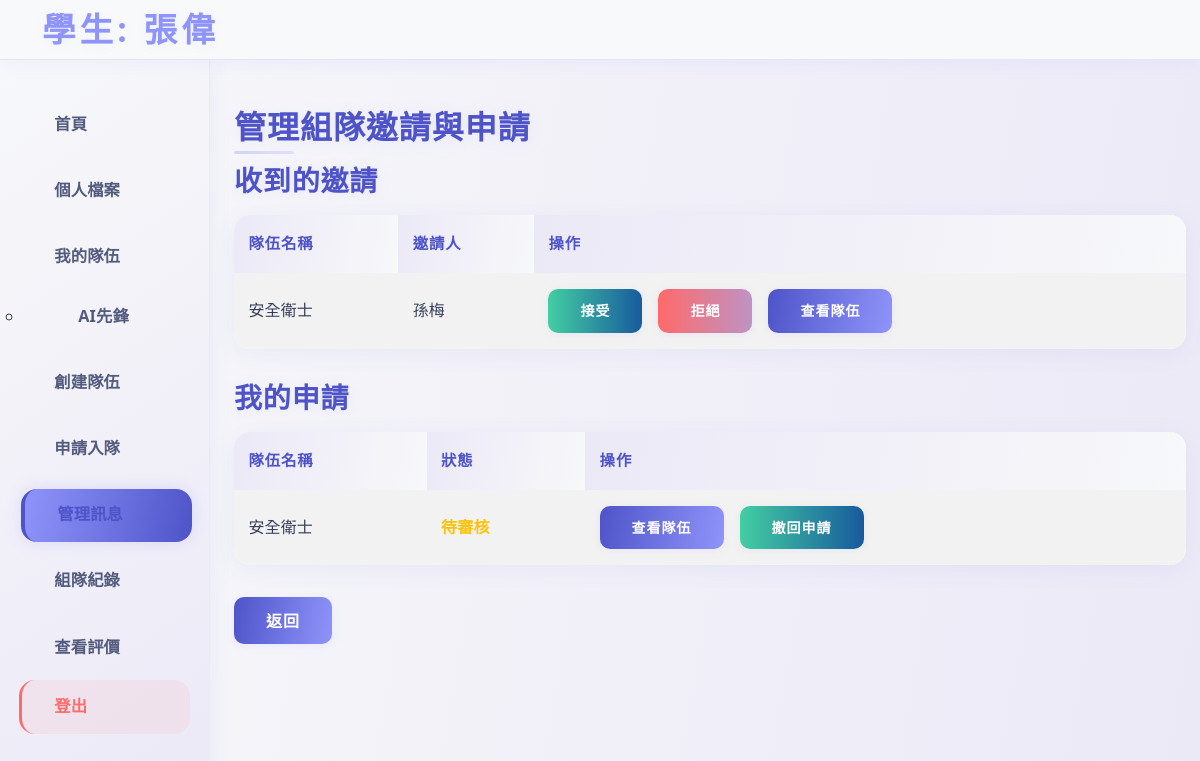
Screenshot of /manage_invitations.php (signed in) with the database file from the repository.
### tables this page shows
CREATE TABLE `teammembershiphistory` (
  `Team` varchar(50) NOT NULL,
  `Member` varchar(50) NOT NULL,
  `Join_Date` date NOT NULL,
  `Leave_Date` date DEFAULT NULL
);

CREATE TABLE `team` (
  `TID` varchar(50) NOT NULL,
  `Team_Name` varchar(100) NOT NULL,
  `Leader` varchar(50) NOT NULL
);

CREATE TABLE `invitationlist` (
  `InvitationID` varchar(50) NOT NULL,
  `TeamID` varchar(50) NOT NULL,
  `InviterID` varchar(50) NOT NULL,
  `InviteeID` varchar(50) NOT NULL
);

CREATE TABLE `user` (
  `Account` varchar(50) NOT NULL,
  `Password` varchar(255) NOT NULL,
  `Name` varchar(100) NOT NULL
);

CREATE TABLE `applicationlist` (
  `ApplicationID` varchar(50) NOT NULL,
  `TeamID` varchar(50) NOT NULL,
  `ApplicantID` varchar(50) NOT NULL
);

### src/manage_invitations.php (the view, shortened to what this page needs)
<?php
require 'db_connect.php';
$user_id = $_SESSION['user_id'];
$stmt = $pdo->prepare("SELECT t.TID, t.Team_Name, tmh.Join_Date
                       FROM TeamMembershipHistory tmh
                       JOIN Team t ON tmh.Team = t.TID
                       WHERE tmh.Member = ? AND tmh.Leave_Date IS NULL");
$stmt->execute([$user_id]);
$my_teams = $stmt->fetchAll(PDO::FETCH_ASSOC);
$sidebar_teams = $my_teams;
$stmt = $pdo->prepare("SELECT il.TeamID AS TID, t.Team_Name, il.InviterID, u.Name AS inviter_name, il.InviteeID
                       FROM invitationlist il
                       JOIN Team t ON il.TeamID = t.TID
                       JOIN User u ON il.InviterID = u.Account
                       WHERE il.InviteeID = ? AND il.status = 'pending'");
$stmt->execute([$user_id]);
$invitations = $stmt->fetchAll(PDO::FETCH_ASSOC);
$stmt = $pdo->prepare("SELECT al.TeamID AS TID, t.Team_Name, t.Leader, al.status
                       FROM applicationlist al
                       JOIN Team t ON al.TeamID = t.TID
                       WHERE al.ApplicantID = ?");
$stmt->execute([$user_id]);
$applications = $stmt->fetchAll(PDO::FETCH_ASSOC);
?>
<!DOCTYPE html>
<html lang="zh-TW">
<head>
    <link href="https://cdn.jsdelivr.net/npm/bootstrap@5.3.3/dist/css/bootstrap.min.css" rel="stylesheet">
    <link href="../assets/css/style.css" rel="stylesheet">
</head>
<body>
    <nav class="navbar navbar-light bg-light">
        <div class="container">
            <a class="navbar-brand" href="#">學生: <?php echo htmlspecialchars($_SESSION['user_name']); ?></a>
        </div>
    </nav>
    <div class="container-fluid">
        <div class="row">
            <nav class="col-md-2 bg-light sidebar">
                <div class="sidebar-sticky d-flex flex-column" style="height: 100%;">
                    <ul class="nav flex-column flex-grow-1">
                        <li class="nav-item"><a class="nav-link" href="index.php">首頁</a></li>
                        <li class="nav-item"><a class="nav-link" href="update_profile.php">個人檔案</a></li>
                        <li class="nav-item">
                            <a class="nav-link" href="my_team.php">我的隊伍</a>
                            <ul class="team-list" id="teamList">
                                <?php foreach ($sidebar_teams as $team): ?>
                                    <li>
                                        <a class="nav-link" href="my_team.php?TID=<?php echo $team['TID']; ?>">
                                            <?php echo htmlspecialchars($team['Team_Name']); ?>
                                        </a>
                                    </li>
                                <?php endforeach; ?>
                            </ul>
                        </li>
                        <li class="nav-item"><a class="nav-link" href="create_team.php">創建隊伍</a></li>
                        <li class="nav-item"><a class="nav-link" href="apply_team.php">申請入隊</a></li>
                        <li class="nav-item"><a class="nav-link active" href="manage_invitations.php">管理訊息</a></li>
                        <li class="nav-item"><a class="nav-link" href="team_history.php">組隊紀錄</a></li>
                        <li class="nav-item"><a class="nav-link" href="team_ratings.php">查看評價</a></li>
                        <li class="nav-item"><a class="nav-link logout" href="?logout=1">登出</a></li>
                    </ul>
                </div>
            </nav>
            <main class="col-md-10 px-4">
                <h2>管理組隊邀請與申請</h2>
                <h3>收到的邀請</h3>
                <table class="table table-striped">
                    <thead>
                        <tr>
                            <th>隊伍名稱</th>
                            <th>邀請人</th>
                            <th>操作</th>
                        </tr>
                    </thead>
                    <tbody>
                        <?php foreach ($invitations as $inv): ?>
                            <tr>
                                <td><?php echo htmlspecialchars($inv['Team_Name']); ?></td>
                                <td><?php echo htmlspecialchars($inv['inviter_name']); ?></td>
                                <td>
                                    <div class="d-flex gap-2">
                                        <button type="button"
                                            class="btn btn-success btn-sm accept-invite-btn"
                                            data-tid="<?php echo htmlspecialchars($inv['TID']); ?>"
                                            data-teamname="<?php echo htmlspecialchars($inv['Team_Name']); ?>"
                                        >接受</button>
                                        <button type="button"
                                            class="btn btn-danger btn-sm reject-invite-btn"
                                            data-tid="<?php echo htmlspecialchars($inv['TID']); ?>"
                                            data-teamname="<?php echo htmlspecialchars($inv['Team_Name']); ?>"
                                        >拒絕</button>
                                        <button type="button"
                                            class="btn btn-primary btn-sm view-team-btn"
                                            data-tid="<?php echo htmlspecialchars($inv['TID']); ?>"
                                        >查看隊伍</button>
                                    </div>
                                </td>
                            </tr>
                        <?php endforeach; ?>
                    </tbody>
                </table>
                <h3>我的申請</h3>
                <table class="table table-striped">
                    <thead>
                        <tr>
                            <th>隊伍名稱</th>
                            <th>狀態</th>
                            <th>操作</th>
                        </tr>
                    </thead>
                    <tbody>
                        <?php foreach ($applications as $app): ?>
                            <tr>
                                <td><?php echo htmlspecialchars($app['Team_Name']); ?></td>
                                <td>
                                    <?php
                                        if ($app['status'] === 'pending') {
                                            echo '<span class="status-pending">待審核</span>';
                                        } elseif ($app['status'] === 'accepted') {
                                            echo '<span class="status-accepted">已接受申請</span>';
                                        } elseif ($app['status'] === 'rejected') {
                                            echo '<span class="status-rejected">已拒絕申請</span>';
                                        }
                                    ?>
                                </td>
                                <td>
                                    <div class="d-flex gap-2">
                                        <button type="button"
                                            class="btn btn-primary btn-sm view-team-btn"
                                            data-tid="<?php echo htmlspecialchars($app['TID']); ?>"
                                        >查看隊伍</button>
                                        <?php if ($app['status'] === 'pending'): ?>
                                            <button type="button"
                                                class="btn btn-success btn-sm withdraw-app-btn"
                                                data-tid="<?php echo htmlspecialchars($app['TID']); ?>"
                                                data-teamname="<?php echo htmlspecialchars($app['Team_Name']); ?>"
                                            >撤回申請</button>
                                        <?php endif; ?>
                                    </div>
                                </td>
                            </tr>
                        <?php endforeach; ?>
                    </tbody>
                </table>
                <a href="student.php" class="btn btn-secondary">返回</a>
            </main>
        </div>
    </div>
</body>
</html>

### src/manage_invitations.php (style rules this page uses)
.navbar-brand { color: #8f94fb; }
.sidebar-sticky { min-height: 100vh; }
.sidebar .nav-link.active { font-weight: bold; color: #4e54c8 !important; }
.sidebar .nav-link { cursor: pointer; }
.sidebar .team-list { display: block; padding-left: 1.5em; }
.d-flex.gap-2 > * { margin-right: 0.5rem; }
.d-flex.gap-2 > *:last-child { margin-right: 0; }
.status-pending { color: #ffc107; font-weight: bold; }

### rows the page displays
teammembershiphistory: Team.Team_Name "AI先鋒"
invitationlist: TeamID.Team_Name "安全衛士", user.Name "孫梅"
applicationlist: TeamID.Team_Name "安全衛士", status "待審核"

### other values shown
$_SESSION['user_name'] "張偉"
